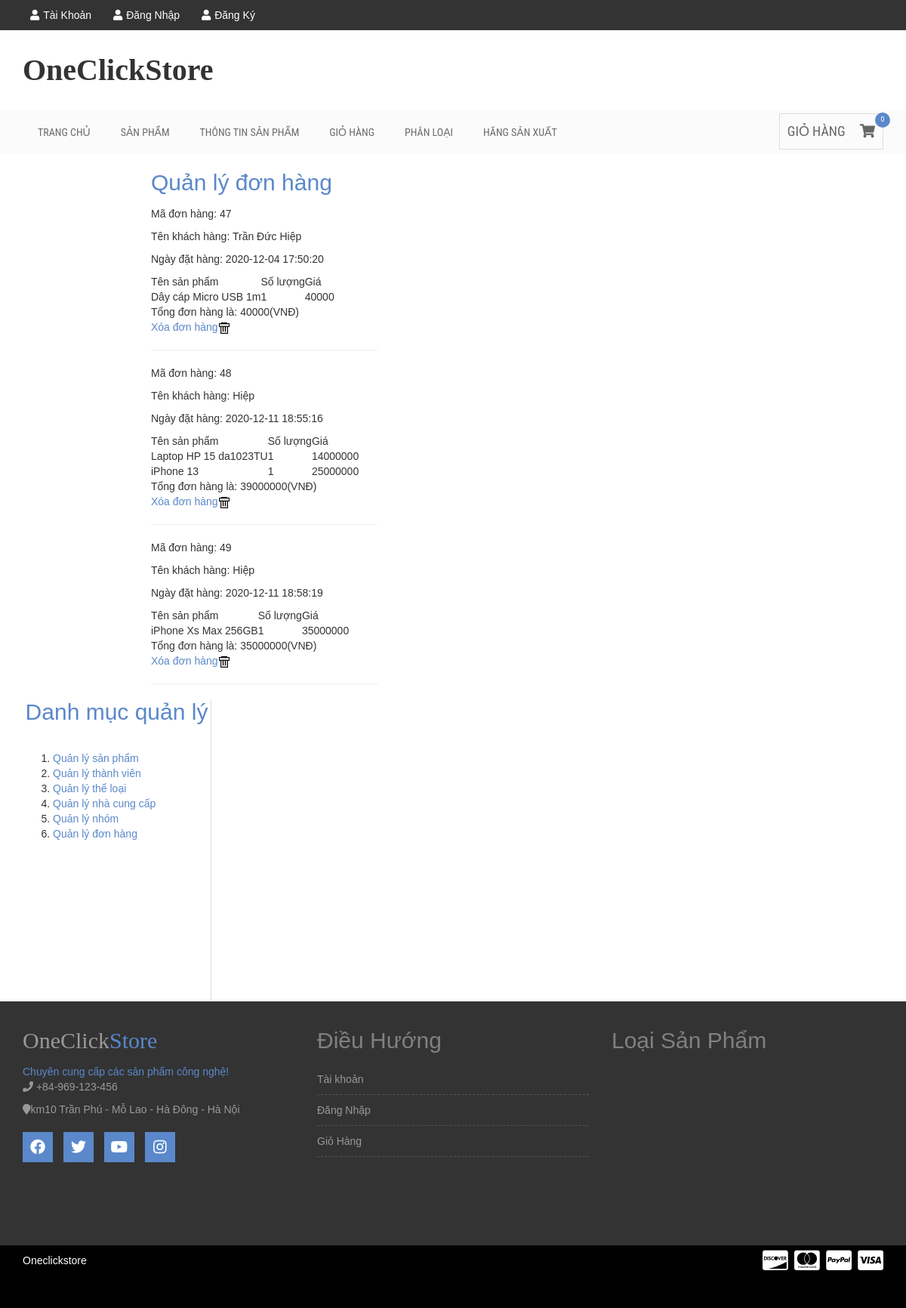
The app's page /admin.php?mod=order&act=manage with its own data.
### tables this page shows
CREATE TABLE `orders` (
  `OrderID` int(11) NOT NULL,
  `UserID` int(11) NOT NULL,
  `AddedDate` datetime NOT NULL,
  `Address` varchar(250) DEFAULT NULL,
  `Phone` varchar(20) DEFAULT NULL,
  `Sum` int(11) DEFAULT NULL,
  `Status` bit(1) NOT NULL DEFAULT b'0'
);

CREATE TABLE `users` (
  `UserID` int(11) NOT NULL,
  `GroupID` int(11) NOT NULL,
  `FullName` varchar(255) NOT NULL,
  `UserName` varchar(20) NOT NULL,
  `PassWord` varchar(32) NOT NULL,
  `Email` varchar(50) NOT NULL
);

CREATE TABLE `orderitems` (
  `OrderID` int(11) NOT NULL,
  `ProductID` int(11) NOT NULL,
  `Quantity` int(11) NOT NULL DEFAULT 0
);

CREATE TABLE `products` (
  `ProductID` int(11) NOT NULL,
  `ManufacturerID` int(11) NOT NULL,
  `CategoryID` int(11) NOT NULL,
  `ProductName` varchar(255) NOT NULL,
  `ImageUrl` varchar(255) NOT NULL,
  `Price` int(11) NOT NULL DEFAULT 0,
  `Quantity` int(11) NOT NULL DEFAULT 0,
  `Description` varchar(1000) NOT NULL,
  `Body` text NOT NULL
);

### Controller/Order/Manage.php (called while the page is built)
<?php
	include_once("Model/Order.php");
	include_once("Model/OrderItem.php");
	$ord = new Order();
	$order = $ord->getOrders();
	$oi = new OrderItem();
	include_once("View/Order/Manage.php");
?>

### Model/Order.php (called while the page is built, shortened)
<?php
include_once("DataProvider.php");
include_once("OrderItem.php");
class Order{
	private $da;
	function __construct(){
		$this->da = new DataProvider();
	}
	function getOrders(){
		$sql = "Select * from orders o join users u on o.UserID = u.UserID";
		return $this->da->FetchAll($sql);
	}
}
?>

### Model/DataProvider.php (called while the page is built, shortened)
<?php
	class DataProvider{
		private $link;
		function __construct()
		{
			$this->link=mysqli_connect("localhost","root","","computer");
		}
		function ExecuteQuery($sql)
		{
			mysqli_query($this->link,"set names utf8");
			return mysqli_query($this->link, $sql);
		}
		function FetchAll($sql){
			$arr=array();
			$r = $this->ExecuteQuery($sql);
			while($row = mysqli_fetch_assoc($r)){
				$arr[]=$row;
			}
			return $arr;
		}
	}
?>

### Model/OrderItem.php (called while the page is built, shortened)
<?php
include_once("DataProvider.php");
class OrderItem{
	private $da;
	function __construct(){
		$this->da = new DataProvider();
	}
	function GetOrderItemByOrder($orderID){
		$sql="Select orderitems.ProductID,ProductName,Price, orderitems.Quantity from orderitems inner join products on orderitems.ProductID=products.ProductID where OrderID=$orderID";
		return $this->da->FetchAll($sql);
	}
}
?>

### View/Order/Manage.php (the view, shortened to what this page needs)
<br>
<div style="width: 1000px; float: right;">
<h2><span><a href="admin.php?mod=order&act=manage">Quản lý đơn hàng</a></span></h2>
<p>
    <?php
    echo "<div style=\"width:300px;\">";
	foreach($order as $row)
	{
		echo "<p>Mã đơn hàng: $row[OrderID]</p>";
		echo "<p>Tên khách hàng: $row[FullName]</p>";
		echo "<p>Ngày đặt hàng: $row[AddedDate]</p>";
		$item = $oi->GetOrderItemByOrder($row['OrderID']);
		echo "<table>";
		echo "<tr><td>Tên sản phẩm</td><td>Số lượng</td><td>Giá</td></tr>";
		$sum=0;
		foreach($item as $rowitem)
		{
			echo "<tr><td>";
			echo $rowitem['ProductName']."</td><td>";
			echo $rowitem['Quantity']."</td><td>";
			echo $rowitem['Price']."</td>";
			echo "</tr>";
			$sum+=$rowitem['Quantity']*$rowitem['Price'];
		}
		echo "</table>";
		echo "Tổng đơn hàng là: ".$sum. "(VNĐ)";
		echo "<br>";
		echo "<a href=\"admin.php?mod=order&act=delete&id=$row[OrderID]\" onclick=\"return IsDelete()\">Xóa đơn hàng<img src=\"Images/Delete.gif\" /></a></td><td>";
		echo "<hr/>";
	}
	?>
	</div>
</p>
</div>

### css/style.css (style rules this page uses)
img { max-width: 100%; height: auto; }
h1, h2, h3, h4, h5, h6 { margin: 0 0 15px; }
body { font-family:Arial, Helvetica, sans-serif; }
a { color: #5a88ca }
body { width: 100%; }

### records on screen
orders: OrderID "47", UserID.FullName "Trần Đức Hiệp", AddedDate "2020-12-04 17:50:20", sum "40000"
orderitems: ProductID.ProductName "Dây cáp Micro USB 1m", Quantity "1", ProductID.Price "40000"
orders: OrderID "48", UserID.FullName "Hiệp", AddedDate "2020-12-11 18:55:16", sum "39000000"
orderitems: ProductID.ProductName "Laptop HP 15 da1023TU", Quantity "1", ProductID.Price "14000000"
orderitems: ProductID.ProductName "iPhone 13", Quantity "1", ProductID.Price "25000000"
orders: OrderID "49", UserID.FullName "Hiệp", AddedDate "2020-12-11 18:58:19", sum "35000000"
orderitems: ProductID.ProductName "iPhone Xs Max 256GB", Quantity "1", ProductID.Price "35000000"
